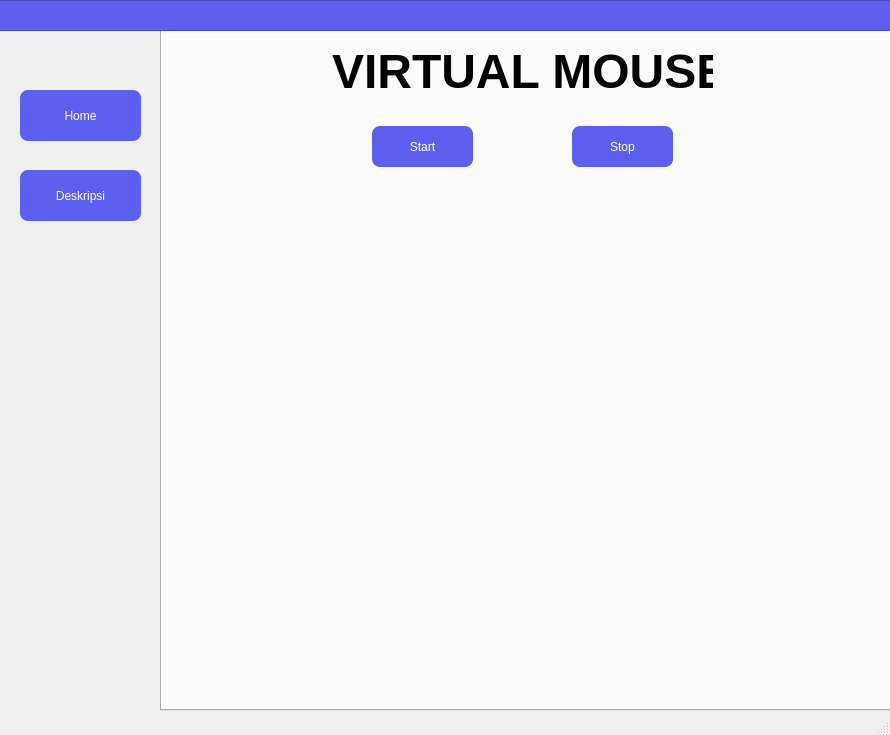
<?xml version="1.0" encoding="UTF-8"?>
<ui version="4.0">
 <class>MainWindow</class>
 <widget class="QMainWindow" name="MainWindow">
  <property name="geometry">
   <rect>
    <x>0</x>
    <y>0</y>
    <width>890</width>
    <height>735</height>
   </rect>
  </property>
  <property name="maximumSize">
   <size>
    <width>9000000</width>
    <height>9000000</height>
   </size>
  </property>
  <property name="windowTitle">
   <string>MainWindow</string>
  </property>
  <property name="styleSheet">
   <string notr="true">QMainWindow&gt;QWidget{background-color: #FFFFFF;}</string>
  </property>
  <widget class="QWidget" name="centralwidget">
   <widget class="QPushButton" name="pushButton">
    <property name="geometry">
     <rect>
      <x>20</x>
      <y>90</y>
      <width>121</width>
      <height>51</height>
     </rect>
    </property>
    <property name="styleSheet">
     <string notr="true">background: #5D5FEF;
color: #ffffff;
border-radius: 8px;</string>
    </property>
    <property name="text">
     <string>Home</string>
    </property>
   </widget>
   <widget class="QPushButton" name="pushButton_2">
    <property name="geometry">
     <rect>
      <x>20</x>
      <y>170</y>
      <width>121</width>
      <height>51</height>
     </rect>
    </property>
    <property name="styleSheet">
     <string notr="true">background: #5D5FEF;
color: #ffffff;
border-radius: 8px;</string>
    </property>
    <property name="text">
     <string>Deskripsi</string>
    </property>
   </widget>
   <widget class="QTabWidget" name="tabWidget">
    <property name="geometry">
     <rect>
      <x>160</x>
      <y>0</y>
      <width>731</width>
      <height>711</height>
     </rect>
    </property>
    <property name="styleSheet">
     <string notr="true">QTabWidget&gt;QWidget&gt;QWidget{background: #FAFBFC}</string>
    </property>
    <property name="currentIndex">
     <number>0</number>
    </property>
    <widget class="QWidget" name="tab">
     <property name="styleSheet">
      <string notr="true"/>
     </property>
     <attribute name="title">
      <string>Tab 1</string>
     </attribute>
     <widget class="QLabel" name="label">
      <property name="geometry">
       <rect>
        <x>170</x>
        <y>10</y>
        <width>381</width>
        <height>71</height>
       </rect>
      </property>
      <property name="font">
       <font>
        <pointsize>36</pointsize>
        <bold>true</bold>
       </font>
      </property>
      <property name="text">
       <string>VIRTUAL MOUSE</string>
      </property>
     </widget>
     <widget class="QPushButton" name="pushButton_3">
      <property name="geometry">
       <rect>
        <x>210</x>
        <y>100</y>
        <width>101</width>
        <height>41</height>
       </rect>
      </property>
      <property name="styleSheet">
       <string notr="true">background: #5D5FEF;
color: #ffffff;
border-radius: 8px;</string>
      </property>
      <property name="text">
       <string>Start</string>
      </property>
     </widget>
     <widget class="QPushButton" name="pushButton_4">
      <property name="geometry">
       <rect>
        <x>410</x>
        <y>100</y>
        <width>101</width>
        <height>41</height>
       </rect>
      </property>
      <property name="styleSheet">
       <string notr="true">background: #5D5FEF;
color: #ffffff;
border-radius: 8px;</string>
      </property>
      <property name="text">
       <string>Stop</string>
      </property>
     </widget>
     <widget class="QLabel" name="video_label">
      <property name="geometry">
       <rect>
        <x>40</x>
        <y>170</y>
        <width>640</width>
        <height>480</height>
       </rect>
      </property>
      <property name="styleSheet">
       <string notr="true"/>
      </property>
      <property name="text">
       <string/>
      </property>
     </widget>
    </widget>
    <widget class="QWidget" name="tab_2">
     <attribute name="title">
      <string>Tab 2</string>
     </attribute>
     <widget class="QFrame" name="frame_7">
      <property name="geometry">
       <rect>
        <x>20</x>
        <y>20</y>
        <width>210</width>
        <height>251</height>
       </rect>
      </property>
      <property name="minimumSize">
       <size>
        <width>0</width>
        <height>130</height>
       </size>
      </property>
      <property name="styleSheet">
       <string notr="true">background: white;
border-radius: 8px;
</string>
      </property>
      <property name="frameShadow">
       <enum>QFrame::Raised</enum>
      </property>
      <widget class="QLabel" name="label_23">
       <property name="geometry">
        <rect>
         <x>30</x>
         <y>10</y>
         <width>111</width>
         <height>111</height>
        </rect>
       </property>
       <property name="text">
        <string/>
       </property>
       <property name="pixmap">
        <pixmap>C:/Users/User/Pictures/one.png</pixmap>
       </property>
       <property name="scaledContents">
        <bool>true</bool>
       </property>
      </widget>
      <widget class="QLabel" name="label_24">
       <property name="geometry">
        <rect>
         <x>20</x>
         <y>140</y>
         <width>141</width>
         <height>21</height>
        </rect>
       </property>
       <property name="font">
        <font>
         <pointsize>12</pointsize>
         <bold>true</bold>
        </font>
       </property>
       <property name="styleSheet">
        <string notr="true">QTabWidget&gt;QWidget&gt;QLabel{background: #ffffff}</string>
       </property>
       <property name="text">
        <string>Index Gesture</string>
       </property>
      </widget>
      <widget class="QLabel" name="label_25">
       <property name="geometry">
        <rect>
         <x>20</x>
         <y>170</y>
         <width>141</width>
         <height>61</height>
        </rect>
       </property>
       <property name="font">
        <font>
         <pointsize>10</pointsize>
        </font>
       </property>
       <property name="styleSheet">
        <string notr="true">color: grey;</string>
       </property>
       <property name="text">
        <string>&lt;html&gt;&lt;head/&gt;&lt;body&gt;&lt;p&gt;Gestur ini berfungsi menggerakan kursor panah. &lt;/p&gt;&lt;/body&gt;&lt;/html&gt;</string>
       </property>
       <property name="textFormat">
        <enum>Qt::AutoText</enum>
       </property>
       <property name="scaledContents">
        <bool>false</bool>
       </property>
       <property name="wordWrap">
        <bool>true</bool>
       </property>
       <property name="margin">
        <number>0</number>
       </property>
       <property name="indent">
        <number>-1</number>
       </property>
      </widget>
     </widget>
     <widget class="QFrame" name="frame_9">
      <property name="geometry">
       <rect>
        <x>500</x>
        <y>20</y>
        <width>210</width>
        <height>251</height>
       </rect>
      </property>
      <property name="minimumSize">
       <size>
        <width>0</width>
        <height>130</height>
       </size>
      </property>
      <property name="styleSheet">
       <string notr="true">background: white;
border-radius: 8px;</string>
      </property>
      <property name="frameShape">
       <enum>QFrame::StyledPanel</enum>
      </property>
      <property name="frameShadow">
       <enum>QFrame::Raised</enum>
      </property>
      <widget class="QLabel" name="label_29">
       <property name="geometry">
        <rect>
         <x>60</x>
         <y>10</y>
         <width>111</width>
         <height>111</height>
        </rect>
       </property>
       <property name="text">
        <string/>
       </property>
       <property name="pixmap">
        <pixmap>C:/Users/User/Pictures/three.png</pixmap>
       </property>
       <property name="scaledContents">
        <bool>true</bool>
       </property>
      </widget>
      <widget class="QLabel" name="label_30">
       <property name="geometry">
        <rect>
         <x>20</x>
         <y>140</y>
         <width>191</width>
         <height>21</height>
        </rect>
       </property>
       <property name="font">
        <font>
         <pointsize>12</pointsize>
         <bold>true</bold>
        </font>
       </property>
       <property name="styleSheet">
        <string notr="true">QTabWidget&gt;QWidget&gt;QLabel{background: #ffffff}</string>
       </property>
       <property name="text">
        <string>Three Finger Gesture</string>
       </property>
      </widget>
      <widget class="QLabel" name="label_31">
       <property name="geometry">
        <rect>
         <x>20</x>
         <y>170</y>
         <width>151</width>
         <height>61</height>
        </rect>
       </property>
       <property name="font">
        <font>
         <pointsize>10</pointsize>
        </font>
       </property>
       <property name="styleSheet">
        <string notr="true">color: grey;</string>
       </property>
       <property name="text">
        <string>&lt;html&gt;&lt;head/&gt;&lt;body&gt;&lt;p&gt;Gestur ini berfungsi sebagai klik kanan untuk memunculkan konteks.&lt;/p&gt;&lt;/body&gt;&lt;/html&gt;</string>
       </property>
       <property name="textFormat">
        <enum>Qt::AutoText</enum>
       </property>
       <property name="scaledContents">
        <bool>false</bool>
       </property>
       <property name="wordWrap">
        <bool>true</bool>
       </property>
       <property name="margin">
        <number>0</number>
       </property>
       <property name="indent">
        <number>-1</number>
       </property>
      </widget>
     </widget>
     <widget class="QFrame" name="frame_10">
      <property name="geometry">
       <rect>
        <x>130</x>
        <y>310</y>
        <width>210</width>
        <height>251</height>
       </rect>
      </property>
      <property name="minimumSize">
       <size>
        <width>0</width>
        <height>130</height>
       </size>
      </property>
      <property name="styleSheet">
       <string notr="true">background: white;
border-radius: 8px;
</string>
      </property>
      <property name="frameShape">
       <enum>QFrame::StyledPanel</enum>
      </property>
      <property name="frameShadow">
       <enum>QFrame::Raised</enum>
      </property>
      <widget class="QLabel" name="label_32">
       <property name="geometry">
        <rect>
         <x>30</x>
         <y>10</y>
         <width>111</width>
         <height>111</height>
        </rect>
       </property>
       <property name="text">
        <string/>
       </property>
       <property name="pixmap">
        <pixmap>C:/Users/User/Pictures/four.png</pixmap>
       </property>
       <property name="scaledContents">
        <bool>true</bool>
       </property>
      </widget>
      <widget class="QLabel" name="label_33">
       <property name="geometry">
        <rect>
         <x>20</x>
         <y>130</y>
         <width>181</width>
         <height>31</height>
        </rect>
       </property>
       <property name="font">
        <font>
         <pointsize>12</pointsize>
         <bold>true</bold>
        </font>
       </property>
       <property name="styleSheet">
        <string notr="true">QTabWidget&gt;QWidget&gt;QLabel{background: #ffffff}</string>
       </property>
       <property name="text">
        <string>Four Finger Gesture</string>
       </property>
      </widget>
      <widget class="QLabel" name="label_34">
       <property name="geometry">
        <rect>
         <x>20</x>
         <y>170</y>
         <width>201</width>
         <height>61</height>
        </rect>
       </property>
       <property name="font">
        <font>
         <pointsize>10</pointsize>
        </font>
       </property>
       <property name="styleSheet">
        <string notr="true">color: grey;</string>
       </property>
       <property name="text">
        <string>&lt;html&gt;&lt;head/&gt;&lt;body&gt;&lt;p&gt;Gerakan ini berfungsi untuk menjalankan perintah vertical scroll up.&lt;/p&gt;&lt;/body&gt;&lt;/html&gt;</string>
       </property>
       <property name="textFormat">
        <enum>Qt::AutoText</enum>
       </property>
       <property name="scaledContents">
        <bool>false</bool>
       </property>
       <property name="wordWrap">
        <bool>true</bool>
       </property>
       <property name="margin">
        <number>0</number>
       </property>
       <property name="indent">
        <number>-1</number>
       </property>
      </widget>
     </widget>
     <widget class="QFrame" name="frame_11">
      <property name="geometry">
       <rect>
        <x>380</x>
        <y>310</y>
        <width>210</width>
        <height>251</height>
       </rect>
      </property>
      <property name="minimumSize">
       <size>
        <width>0</width>
        <height>130</height>
       </size>
      </property>
      <property name="styleSheet">
       <string notr="true">background: white;
border-radius: 8px;
</string>
      </property>
      <property name="frameShape">
       <enum>QFrame::StyledPanel</enum>
      </property>
      <property name="frameShadow">
       <enum>QFrame::Raised</enum>
      </property>
      <widget class="QLabel" name="label_35">
       <property name="geometry">
        <rect>
         <x>40</x>
         <y>10</y>
         <width>111</width>
         <height>111</height>
        </rect>
       </property>
       <property name="text">
        <string/>
       </property>
       <property name="pixmap">
        <pixmap>C:/Users/User/Pictures/five.png</pixmap>
       </property>
       <property name="scaledContents">
        <bool>true</bool>
       </property>
      </widget>
      <widget class="QLabel" name="label_36">
       <property name="geometry">
        <rect>
         <x>20</x>
         <y>130</y>
         <width>181</width>
         <height>31</height>
        </rect>
       </property>
       <property name="font">
        <font>
         <pointsize>12</pointsize>
         <bold>true</bold>
        </font>
       </property>
       <property name="styleSheet">
        <string notr="true">QTabWidget&gt;QWidget&gt;QLabel{background: #ffffff}</string>
       </property>
       <property name="text">
        <string>Five Finger Gesture</string>
       </property>
      </widget>
      <widget class="QLabel" name="label_37">
       <property name="geometry">
        <rect>
         <x>20</x>
         <y>170</y>
         <width>201</width>
         <height>61</height>
        </rect>
       </property>
       <property name="font">
        <font>
         <pointsize>10</pointsize>
        </font>
       </property>
       <property name="styleSheet">
        <string notr="true">color: grey;</string>
       </property>
       <property name="text">
        <string>&lt;html&gt;&lt;head/&gt;&lt;body&gt;&lt;p&gt;Gerakan ini berfungsi untuk menjalankan perintah vertical scroll down.&lt;/p&gt;&lt;/body&gt;&lt;/html&gt;</string>
       </property>
       <property name="textFormat">
        <enum>Qt::AutoText</enum>
       </property>
       <property name="scaledContents">
        <bool>false</bool>
       </property>
       <property name="wordWrap">
        <bool>true</bool>
       </property>
       <property name="margin">
        <number>0</number>
       </property>
       <property name="indent">
        <number>-1</number>
       </property>
      </widget>
     </widget>
     <widget class="QFrame" name="frame_8">
      <property name="geometry">
       <rect>
        <x>260</x>
        <y>20</y>
        <width>210</width>
        <height>251</height>
       </rect>
      </property>
      <property name="minimumSize">
       <size>
        <width>0</width>
        <height>130</height>
       </size>
      </property>
      <property name="styleSheet">
       <string notr="true">background: white;
border-radius: 8px;
</string>
      </property>
      <property name="frameShape">
       <enum>QFrame::StyledPanel</enum>
      </property>
      <property name="frameShadow">
       <enum>QFrame::Raised</enum>
      </property>
      <widget class="QLabel" name="label_26">
       <property name="geometry">
        <rect>
         <x>40</x>
         <y>10</y>
         <width>111</width>
         <height>111</height>
        </rect>
       </property>
       <property name="text">
        <string/>
       </property>
       <property name="pixmap">
        <pixmap>C:/Users/User/Pictures/two.png</pixmap>
       </property>
       <property name="scaledContents">
        <bool>true</bool>
       </property>
      </widget>
      <widget class="QLabel" name="label_27">
       <property name="geometry">
        <rect>
         <x>20</x>
         <y>140</y>
         <width>141</width>
         <height>21</height>
        </rect>
       </property>
       <property name="font">
        <font>
         <pointsize>12</pointsize>
         <bold>true</bold>
        </font>
       </property>
       <property name="styleSheet">
        <string notr="true">QTabWidget&gt;QWidget&gt;QLabel{background: #ffffff}</string>
       </property>
       <property name="text">
        <string>V Gesture</string>
       </property>
      </widget>
      <widget class="QLabel" name="label_28">
       <property name="geometry">
        <rect>
         <x>20</x>
         <y>170</y>
         <width>171</width>
         <height>61</height>
        </rect>
       </property>
       <property name="font">
        <font>
         <pointsize>10</pointsize>
        </font>
       </property>
       <property name="styleSheet">
        <string notr="true">color: grey;</string>
       </property>
       <property name="text">
        <string>&lt;html&gt;&lt;head/&gt;&lt;body&gt;&lt;p&gt;Gestur ini berfungsi sebagai doubleclick untuk membuka folder, file, atau program.&lt;/p&gt;&lt;/body&gt;&lt;/html&gt;</string>
       </property>
       <property name="textFormat">
        <enum>Qt::AutoText</enum>
       </property>
       <property name="scaledContents">
        <bool>false</bool>
       </property>
       <property name="wordWrap">
        <bool>true</bool>
       </property>
       <property name="margin">
        <number>0</number>
       </property>
       <property name="indent">
        <number>-1</number>
       </property>
      </widget>
     </widget>
    </widget>
   </widget>
   <widget class="QFrame" name="frame">
    <property name="geometry">
     <rect>
      <x>-10</x>
      <y>0</y>
      <width>971</width>
      <height>31</height>
     </rect>
    </property>
    <property name="styleSheet">
     <string notr="true">background: #5D5FEF;</string>
    </property>
    <property name="frameShape">
     <enum>QFrame::StyledPanel</enum>
    </property>
    <property name="frameShadow">
     <enum>QFrame::Raised</enum>
    </property>
   </widget>
  </widget>
  <widget class="QStatusBar" name="statusbar"/>
 </widget>
 <resources/>
 <connections/>
</ui>
